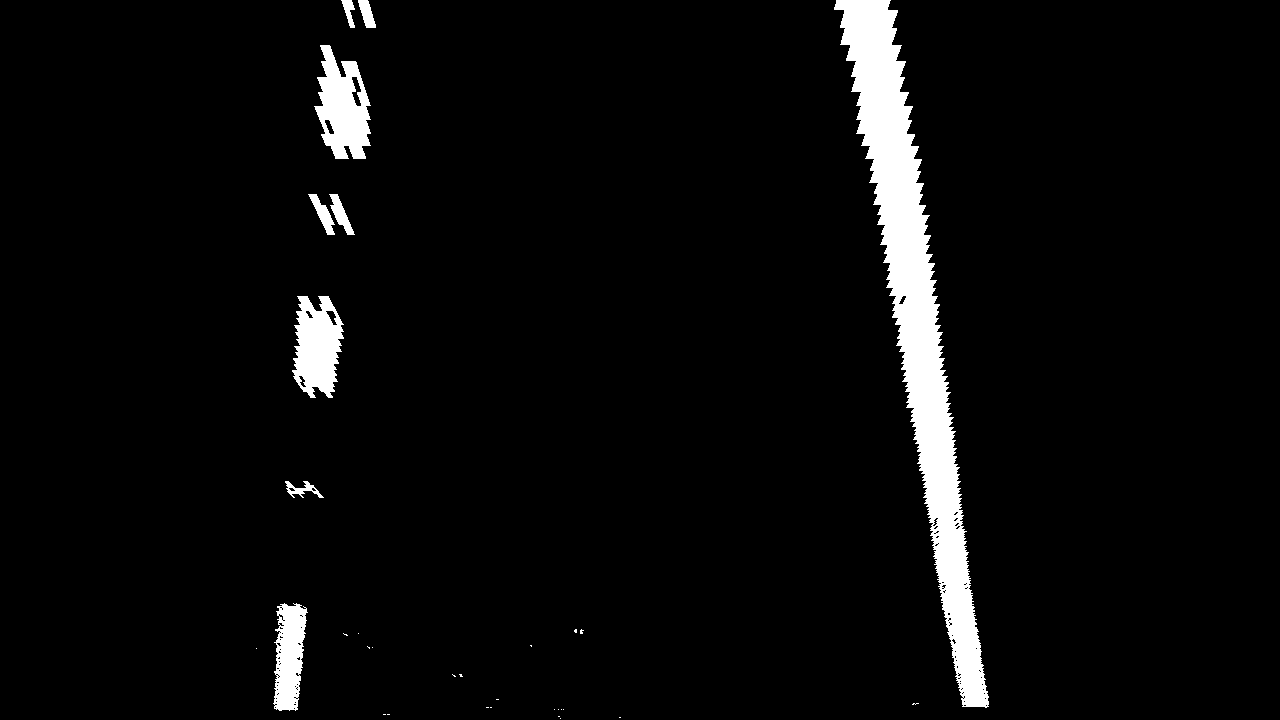
#> input picture output_images/warped_straight_lines2.png, 1280 x 720 px
$ python lane_detection.py
#> lines starting #> are read from the running program, lines starting #| are printed output that depends on the picture; after the words box and inside, x2 and y2 are one past the last pixel; in counts of white or black regions, pixels touching at a corner belong together
import cv2
import numpy as np
import matplotlib.pyplot as plt
from pathlib import Path

PROJECT_DIR = Path(__file__).resolve().parent.parent


def calculate_histogram(binary_warped):

    # Extract the bottom half of the warped binary image
    height = binary_warped.shape[0]
    bottom_half = binary_warped[height // 2:, :]

    # Count nonzero pixels in each column
    histogram = np.sum(bottom_half > 0, axis=0)

    return histogram


def sliding_window_search(binary_warped):
    histogram = calculate_histogram(binary_warped)

    midpoint = len(histogram) // 2
    leftx_base = np.argmax(histogram[:midpoint])
    rightx_base = np.argmax(histogram[midpoint:]) + midpoint

    # Define sliding window parameters
    nwindows = 9
    margin = 100
    minpix = 50

    height = binary_warped.shape[0]
    window_height = height // nwindows

    # Get the coordinates of all nonzero pixels
    nonzero = binary_warped.nonzero()
    nonzeroy = np.array(nonzero[0])
    nonzerox = np.array(nonzero[1])

    leftx_current = leftx_base
    rightx_current = rightx_base

    left_lane_inds = []
    right_lane_inds = []

    # Create an image for visualization
    out_img = np.dstack((binary_warped,) * 3)

    for window in range(nwindows):
        win_y_low = height - (window + 1) * window_height
        win_y_high = height - window * window_height

        win_xleft_low = leftx_current - margin
        win_xleft_high = leftx_current + margin

        win_xright_low = rightx_current - margin
        win_xright_high = rightx_current + margin

        # Draw the sliding windows
        cv2.rectangle(out_img,
                      (win_xleft_low, win_y_low),
                      (win_xleft_high, win_y_high),
                      (0, 255, 0), 2)

        cv2.rectangle(out_img,
                      (win_xright_low, win_y_low),
                      (win_xright_high, win_y_high),
                      (0, 255, 0), 2)

        # Find nonzero pixels inside each window
        good_left_inds = (
            (nonzeroy >= win_y_low) &
            (nonzeroy < win_y_high) &
            (nonzerox >= win_xleft_low) &
            (nonzerox < win_xleft_high)
        ).nonzero()[0]

        good_right_inds = (
            (nonzeroy >= win_y_low) &
            (nonzeroy < win_y_high) &
            (nonzerox >= win_xright_low) &
            (nonzerox < win_xright_high)
        ).nonzero()[0]

        left_lane_inds.append(good_left_inds)
        right_lane_inds.append(good_right_inds)

        # Recenter the windows based on the mean position of detected pixels
        if len(good_left_inds) > minpix:
            leftx_current = int(np.mean(nonzerox[good_left_inds]))

        if len(good_right_inds) > minpix:
            rightx_current = int(np.mean(nonzerox[good_right_inds]))

    left_lane_inds = np.concatenate(left_lane_inds)
    right_lane_inds = np.concatenate(right_lane_inds)

    # Highlight detected left lane pixels in red
    out_img[nonzeroy[left_lane_inds], nonzerox[left_lane_inds]] = [0, 0, 255]

    # Highlight detected right lane pixels in blue
    out_img[nonzeroy[right_lane_inds], nonzerox[right_lane_inds]] = [255, 0, 0]


    # Get the coordinates of detected left lane pixels
    leftx = nonzerox[left_lane_inds]
    lefty = nonzeroy[left_lane_inds]

    # Get the coordinates of detected right lane pixels
    rightx = nonzerox[right_lane_inds]
    righty = nonzeroy[right_lane_inds]

    # Check whether enough pixels were detected for polynomial fitting
    if len(leftx) < 3 or len(rightx) < 3:
        raise ValueError("Not enough pixels for polynomial fitting.")

    # Fit second-degree polynomials to both lane boundaries
    left_fit = np.polyfit(lefty, leftx, 2)
    right_fit = np.polyfit(righty, rightx, 2)

    # Generate vertical positions across the image
    ploty = np.linspace(0, height - 1, height)

    # Calculate horizontal positions using the fitted polynomials
    left_fitx = np.polyval(left_fit, ploty)
    right_fitx = np.polyval(right_fit, ploty)

    # Create points for drawing the polynomial curves
    left_points = np.column_stack((left_fitx, ploty)).astype(np.int32)
    right_points = np.column_stack((right_fitx, ploty)).astype(np.int32)

    # Draw the fitted polynomial curves in yellow
    cv2.polylines(out_img, [left_points], False, (0, 255, 255), 4)
    cv2.polylines(out_img, [right_points], False, (0, 255, 255), 4)

    print("Left polynomial coefficients:", left_fit)
    print("Right polynomial coefficients:", right_fit)

    return out_img, nonzerox, nonzeroy, left_lane_inds, right_lane_inds, left_fit, right_fit


def calculate_curvature(leftx, lefty, rightx, righty, image_height,
                        xm_per_pix, ym_per_pix):

    # Fit second-degree polynomials in real-world coordinates (meters)
    left_fit_m = np.polyfit(
        lefty * ym_per_pix,
        leftx * xm_per_pix,
        2
    )

    right_fit_m = np.polyfit(
        righty * ym_per_pix,
        rightx * xm_per_pix,
        2
    )

    # Evaluate curvature at the bottom of the image
    y_eval = (image_height - 1) * ym_per_pix

    def curvature_radius(fit):
        A, B = fit[0], fit[1]

        if abs(A) < 1e-12:
            return float("inf")

        return ((1 + (2 * A * y_eval + B) ** 2) ** 1.5) / abs(2 * A)

    left_curvature = curvature_radius(left_fit_m)
    right_curvature = curvature_radius(right_fit_m)

    return left_curvature, right_curvature


def calculate_lane_center_curvature(
    left_fit, right_fit, image_height, xm_per_pix, ym_per_pix
):
    # Generate vertical positions across the image
    ploty = np.linspace(0, image_height - 1, image_height)

    # Calculate the positions of the left and right lane boundaries
    left_fitx = np.polyval(left_fit, ploty)
    right_fitx = np.polyval(right_fit, ploty)

    # Calculate the center of the lane
    center_fitx = (left_fitx + right_fitx) / 2

    # Fit a second-degree polynomial to the lane center in meters
    center_fit_m = np.polyfit(
        ploty * ym_per_pix,
        center_fitx * xm_per_pix,
        2
    )

    # Evaluate curvature at the bottom of the image
    y_eval = (image_height - 1) * ym_per_pix

    A = center_fit_m[0]
    B = center_fit_m[1]

    if abs(A) < 1e-12:
        return float("inf")

    curvature = (
        (1 + (2 * A * y_eval + B) ** 2) ** 1.5
    ) / abs(2 * A)

    return curvature


def calculate_vehicle_position(left_fit, right_fit, image_width,
                               image_height, xm_per_pix):

    # Evaluate lane positions at the bottom of the image
    y_eval = image_height - 1

    # Calculate the positions of both lane boundaries
    left_x = np.polyval(left_fit, y_eval)
    right_x = np.polyval(right_fit, y_eval)

    # Calculate the center of the lane
    lane_center = (left_x + right_x) / 2

    # Assume the camera is positioned at the center of the vehicle
    vehicle_center = image_width / 2

    # Calculate the vehicle offset from the lane center in meters
    offset = (vehicle_center - lane_center) * xm_per_pix

    return offset


def main():

    image_path = PROJECT_DIR / "output_images" / "warped_straight_lines2.png"
    image = cv2.imread(str(image_path), cv2.IMREAD_GRAYSCALE)
#> image: shape (720, 1280); 4.4% white; 32 white regions (23 under 20 px), largest, box (x1, y1, x2, y2) and area: (834, 0, 989, 708) 28460, (314, 45, 371, 159) 4026, (292, 296, 344, 398) 3657

    if image is None:
        print("Could not load image.")
        return


    out_img, nonzerox, nonzeroy, left_inds, right_inds, left_fit, right_fit = sliding_window_search(image)
#> in calculate_histogram, `bottom_half = binary_warped[height // 2:, :]`:
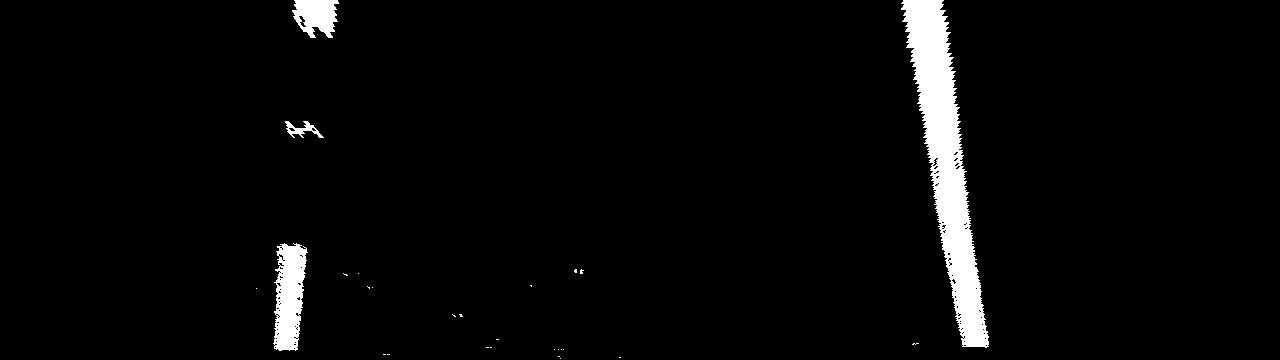
#> bottom_half: shape (360, 1280); 3.4% white; 27 white regions (23 under 20 px), largest, box (x1, y1, x2, y2) and area: (901, 0, 989, 348) 11504, (273, 243, 308, 351) 2627, (292, 0, 339, 38) 1262, (285, 121, 324, 138) 258
#> in calculate_histogram, `histogram = np.sum(bottom_half > 0, axis=0)`: histogram = 1280 values, max 241 at index 946, min 0 at index 0, mean 12.29
#> in sliding_window_search, `midpoint = len(histogram) // 2`: midpoint = 640
#> in sliding_window_search, `leftx_base = np.argmax(histogram[:midpoint])`: leftx_base = 296
#> in sliding_window_search, `rightx_base = np.argmax(histogram[midpoint:]) + midpoint`: rightx_base = 946
#> in sliding_window_search, `nonzero = binary_warped.nonzero()`: nonzero = 40436 positions, rows 0 to 718, columns 256 to 988
#> in sliding_window_search, `leftx_current = leftx_base`: leftx_current = 296
#> in sliding_window_search, `rightx_current = rightx_base`: rightx_current = 946
#> in sliding_window_search, out_img is the input picture: shape (720, 1280, 3); 4.4% white; 32 white regions (23 under 20 px), largest, box (x1, y1, x2, y2) and area: (834, 0, 989, 708) 28460, (314, 45, 371, 159) 4026, (292, 296, 344, 398) 3657
#> the loop in sliding_window_search, `for window in range(nwindows):` made 9 passes
#> (win_xleft_low, win_xleft_high, win_xright_low, win_xright_high, leftx_current, rightx_current) on passes 1, 2, 3, 5, 6, 7, 8, 9: (196, 396, 846, 1046, 288, 969), (188, 388, 869, 1069, 291, 956), (191, 391, 856, 1056, 301, 945), (201, 401, 834, 1034, 317, 922), (217, 417, 822, 1022, 315, 910), (215, 415, 810, 1010, 331, 899), (231, 431, 799, 999, 343, 884), (243, 443, 784, 984, 345, 870)
#> (win_xleft_low, win_xleft_high, win_xright_low, win_xright_high, rightx_current) on pass 4: (201, 401, 845, 1045, 934)
#> after the loop in sliding_window_search, `for window in range(nwindows):`:
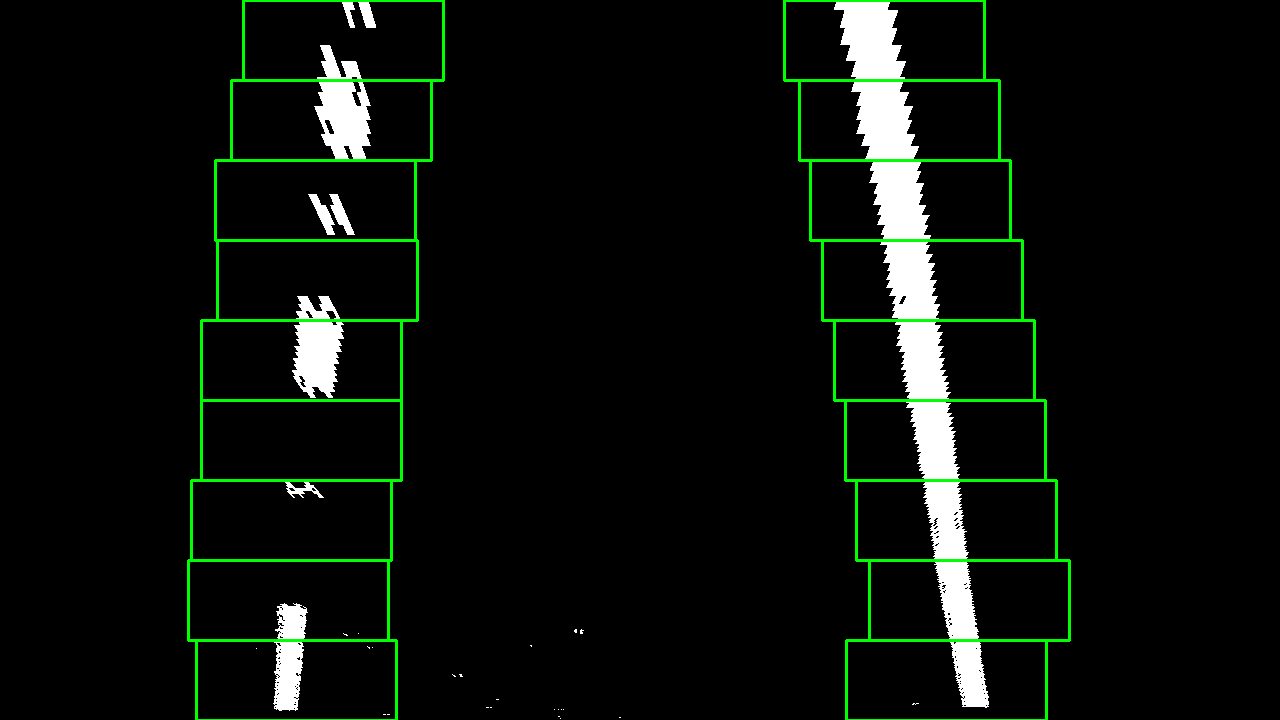
#> out_img: shape (720, 1280, 3); 2.15% of pixels changed, all inside (x1, y1, x2, y2) = (187, 0, 1071, 720); drawn as B, G, R
#> after the loop in sliding_window_search, `for window in range(nwindows):`: left_lane_inds = 9 items
#> in sliding_window_search, `left_lane_inds = np.concatenate(left_lane_inds)`: left_lane_inds = 11912 values, max 40430 at index 1717, min 0 at index 10654, mean 20109.5
#> in sliding_window_search, `leftx = nonzerox[left_lane_inds]`: leftx = 11912 values, max 389 at index 1717, min 256 at index 207, mean 322
#> in sliding_window_search, `lefty = nonzeroy[left_lane_inds]`: lefty = 11912 values, max 714 at index 1712, min 0 at index 10654, mean 314.3
#> in sliding_window_search, `left_fit = np.polyfit(lefty, leftx, 2)`: left_fit = [2.32e-05, -0.115, 354.7]
#> in sliding_window_search, `right_fit = np.polyfit(righty, rightx, 2)`: right_fit = [-2.74e-05, 0.172, 864.4]
#> in sliding_window_search, `left_fitx = np.polyval(left_fit, ploty)`: left_fitx = 720 values, max 354.7 at index 0, min 284.2 at index 719, mean 317.5
#> in sliding_window_search, `right_fitx = np.polyval(right_fit, ploty)`: right_fitx = 720 values from 864.4 to 974
#> in sliding_window_search, `left_points = np.column_stack((left_fitx, ploty)).astype(np.int32)`: left_points = 720 pairs, first value 284 to 354, second value 0 to 719
#> in sliding_window_search, `right_points = np.column_stack((right_fitx, ploty)).astype(np.int32)`: right_points = 720 pairs, first value 864 to 974, second value 0 to 719
#> in sliding_window_search, `cv2.polylines(out_img, [right_points], False, (0, 255, 255), 4)`:
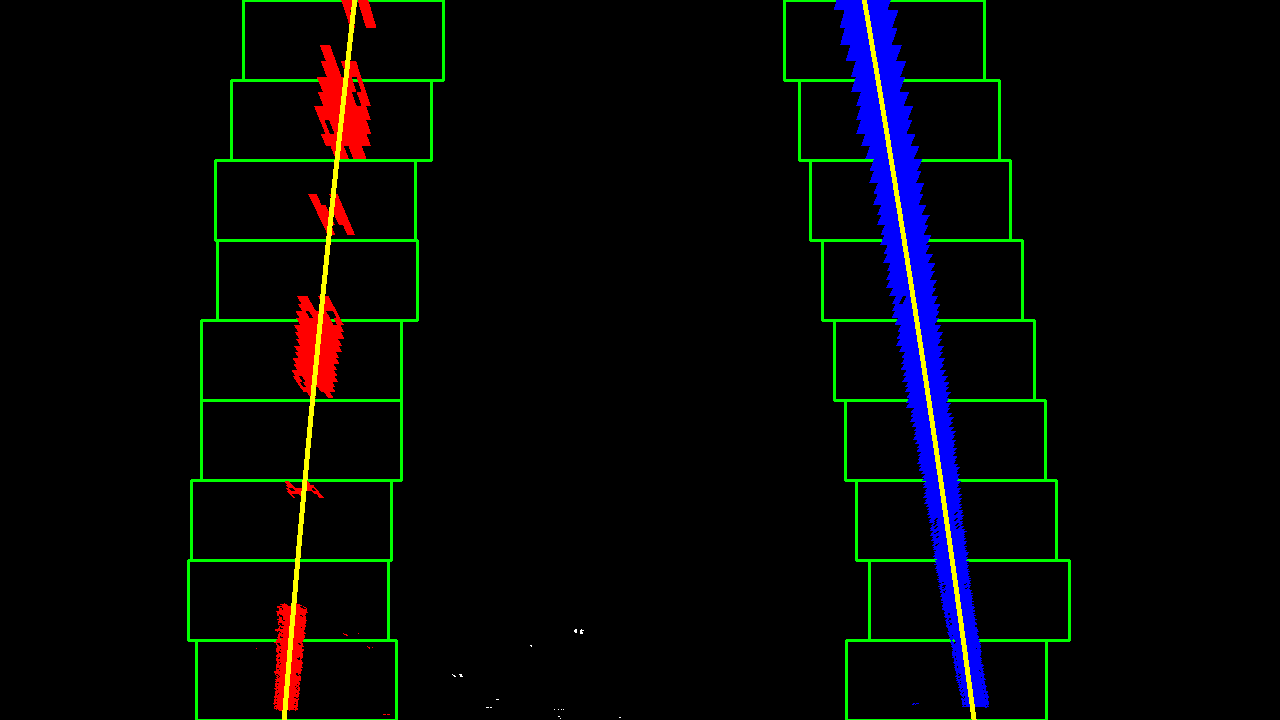
#> out_img: shape (720, 1280, 3); mean of channels 0, 1, 2 6.9, 7.1, 4.8; drawn as B, G, R
#| Left polynomial coefficients: [ 2.31923656e-05 -1.14722739e-01  3.54705685e+02]
#| Right polynomial coefficients: [-2.73940399e-05  1.72090165e-01  8.64447874e+02]
#> left_inds has the same summary as left_lane_inds in sliding_window_search; left_fit = [2.32e-05, -0.115, 354.7]; right_fit = [-2.74e-05, 0.172, 864.4]


    # Get the coordinates of detected left lane pixels
    leftx = nonzerox[left_inds]
    lefty = nonzeroy[left_inds]

    # Get the coordinates of detected right lane pixels
    rightx = nonzerox[right_inds]
    righty = nonzeroy[right_inds]

    # Get image dimensions
    height, width = image.shape
#> height = 720; width = 1280

    # Define approximate pixel-to-meter conversion factors
    ym_per_pix = 30 / height
#> ym_per_pix = 0.0417
    xm_per_pix = 3.7 / (680 * width / 1280)
#> xm_per_pix = 0.00544

    # Calculate the radius of curvature for both lane boundaries
    left_curvature, right_curvature = calculate_curvature(
        leftx, lefty,
        rightx, righty,
        height,
        xm_per_pix,
        ym_per_pix
    )
#> in calculate_curvature, `left_fit_m = np.polyfit( lefty * ym_per_pix, leftx * xm_per_pix, 2 )`: left_fit_m = [7.27e-05, -0.015, 1.93]
#> in calculate_curvature, `right_fit_m = np.polyfit( righty * ym_per_pix, rightx * xm_per_pix, 2 )`: right_fit_m = [-8.59e-05, 0.0225, 4.7]
#> in curvature_radius, `A, B = fit[0], fit[1]`: A = 7.27e-05; B = -0.015
#> in calculate_curvature, `left_curvature = curvature_radius(left_fit_m)`: left_curvature = 6879.9
#> in calculate_curvature, `right_curvature = curvature_radius(right_fit_m)`: right_curvature = 5826.3
#> left_curvature = 6879.9; right_curvature = 5826.3

    print(f"Left lane curvature: {left_curvature:.2f} m")
#| Left lane curvature: 6879.92 m
    print(f"Right lane curvature: {right_curvature:.2f} m")
#| Right lane curvature: 5826.32 m


    # Calculate the vehicle position relative to the lane center
    vehicle_offset = calculate_vehicle_position(
        left_fit,
        right_fit,
        width,
        height,
        xm_per_pix
    )
#> in calculate_vehicle_position, `left_x = np.polyval(left_fit, y_eval)`: left_x = 284.2
#> in calculate_vehicle_position, `right_x = np.polyval(right_fit, y_eval)`: right_x = 974
#> in calculate_vehicle_position, `lane_center = (left_x + right_x) / 2`: lane_center = 629.1
#> in calculate_vehicle_position, `offset = (vehicle_center - lane_center) * xm_per_pix`: offset = 0.0592
#> vehicle_offset = 0.0592

    if vehicle_offset > 0:
        print(f"Vehicle is {abs(vehicle_offset):.2f} m right of center")
#| Vehicle is 0.06 m right of center
    elif vehicle_offset < 0:
        print(f"Vehicle is {abs(vehicle_offset):.2f} m left of center")
    else:
        print("Vehicle is at the center of the lane")


    cv2.imwrite(
    str(PROJECT_DIR / "output_images" / "polynomial2_straight_lines2.png"),
    out_img)


    histogram = calculate_histogram(image)

    # Find the midpoint of the histogram
    midpoint = len(histogram) // 2
#> midpoint = 640

    # Find the peak in the left half
    leftx_base = np.argmax(histogram[:midpoint])
#> leftx_base = 296

    # Find the peak in the right half
    rightx_base = np.argmax(histogram[midpoint:]) + midpoint
#> rightx_base = 946

    print("Left lane base:", leftx_base)
#| Left lane base: 296
    print("Right lane base:", rightx_base)
#| Right lane base: 946

    plt.figure()
    plt.title("Lane Pixel Histogram")
    plt.xlabel("Horizontal pixel position (x)")
    plt.ylabel("Number of white pixels")
    plt.plot(histogram)
    plt.xlim([0, image.shape[1]])

    plt.show()
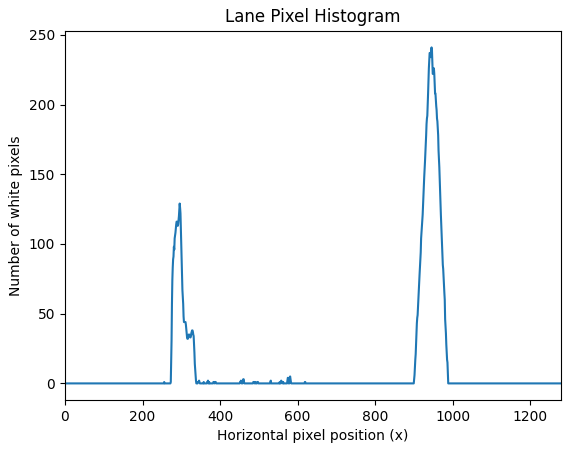
#> figure drawn by matplotlib, 1 panel; curve peaks at x = 946, y = 241


if __name__ == "__main__":
    main()
